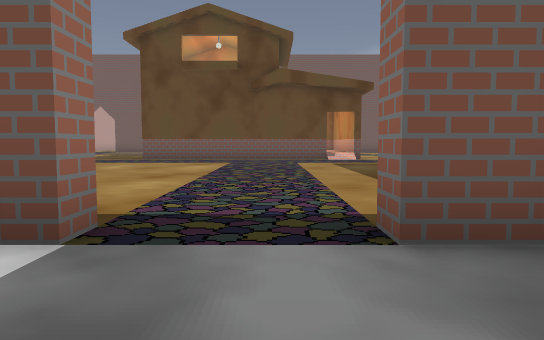
view 1 (above)

21 first-person views from a walk through a 3-D level made in the Godot game engine. The camera is 1.2 m above the floor, tilts 4° down and sees 70° across. The floor is counted in squares, 2 m on a side. Each view is taken from the middle of a square. On the plan, view 1 faces up. The plan holds only what a view shows up to about 11 squares ahead; the rest is blank. The place goes on beyond the plan. Characters and animated objects are left out. Door leaves are left out where a doorway can be walked through. Some surface patterns are stand-ins.

view 2
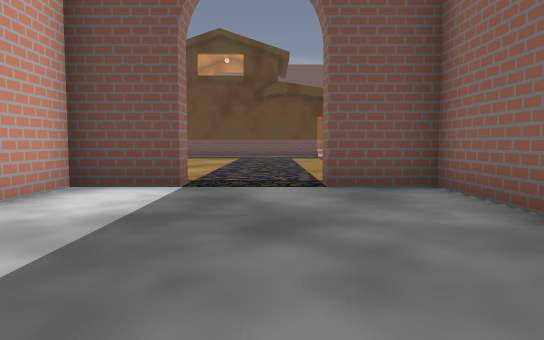

view 3
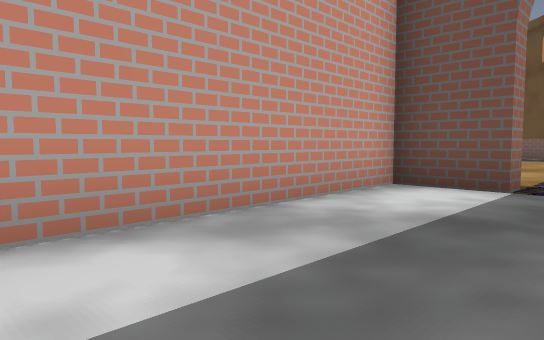

view 4
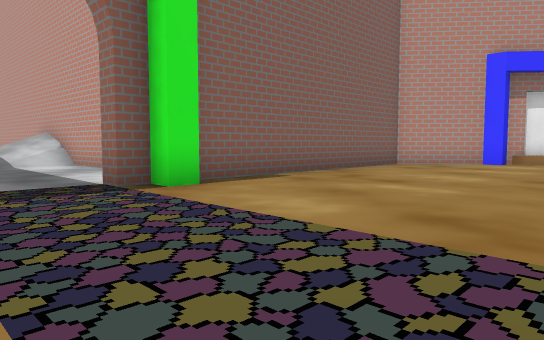

view 5
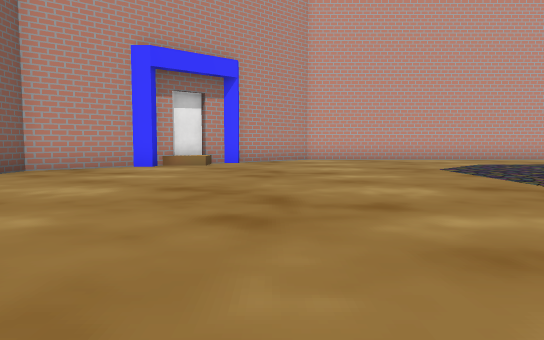

view 6
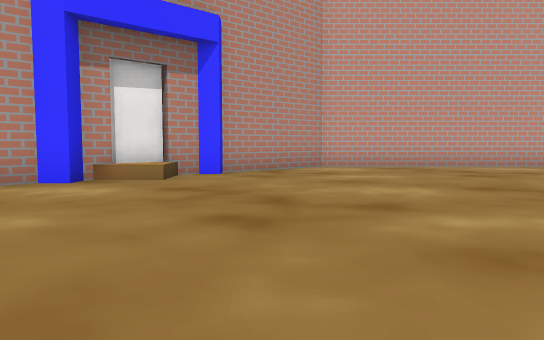

view 7
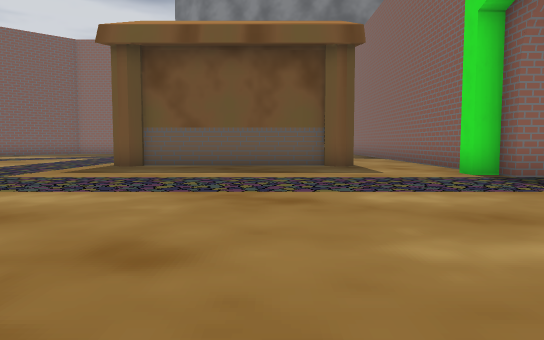

view 8
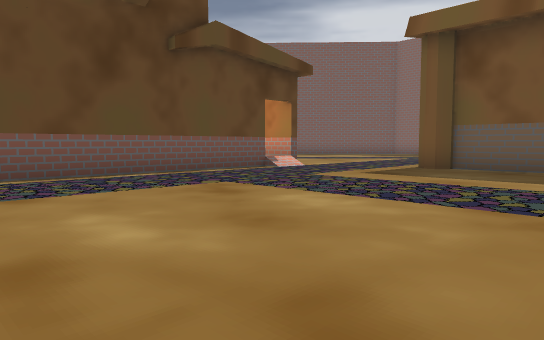

view 9
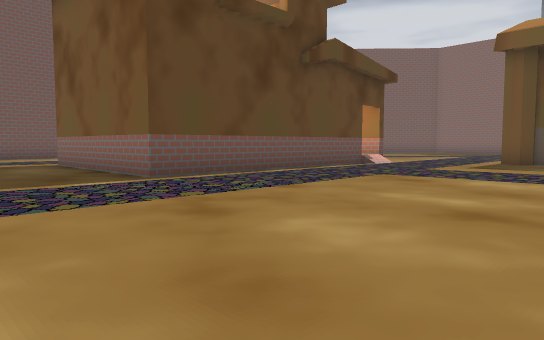

view 10
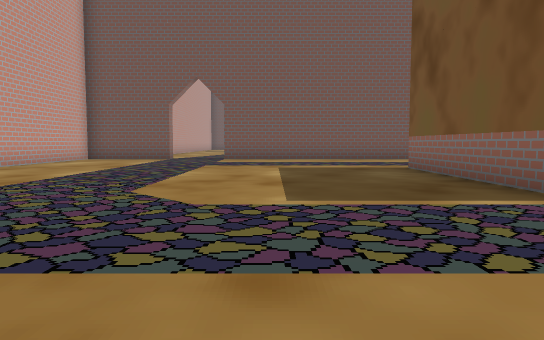

view 11
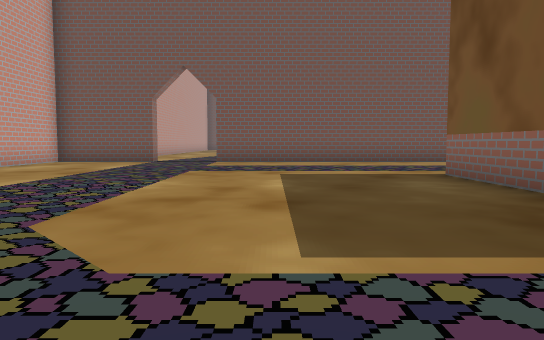

view 12
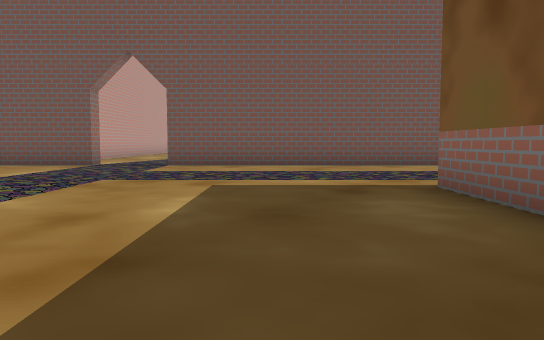

view 13
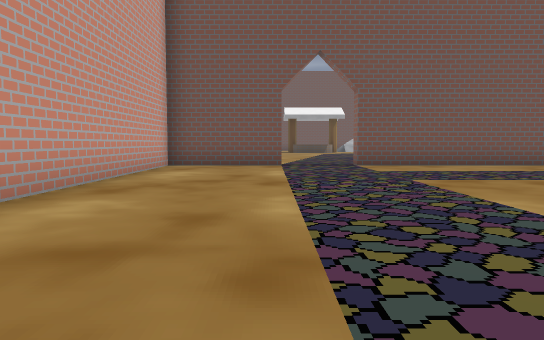

view 14
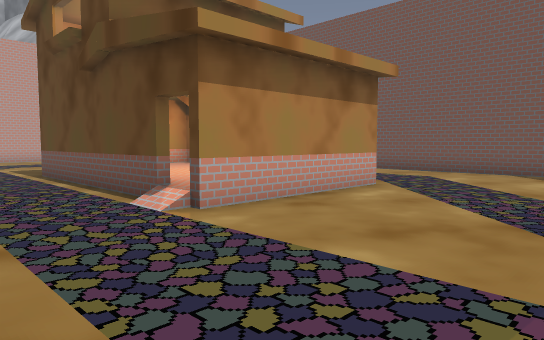

view 15
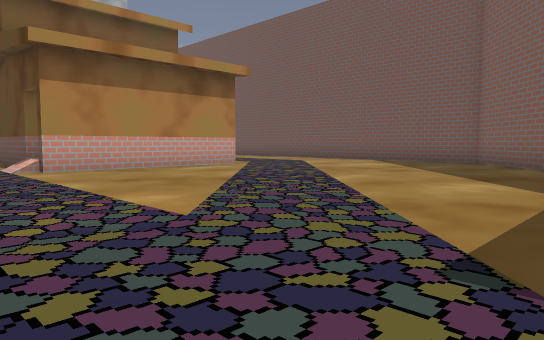

view 16
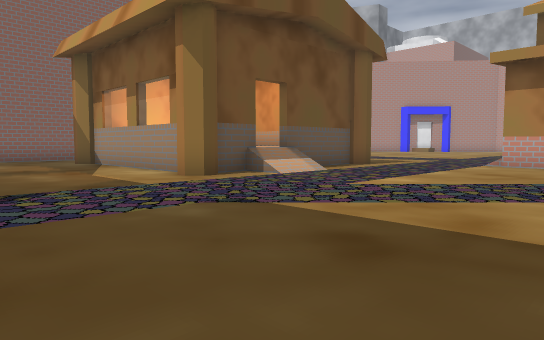

view 17
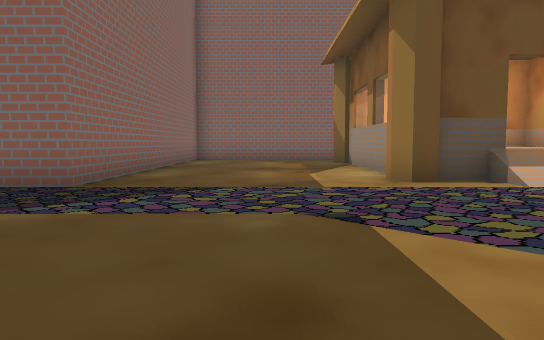

view 18
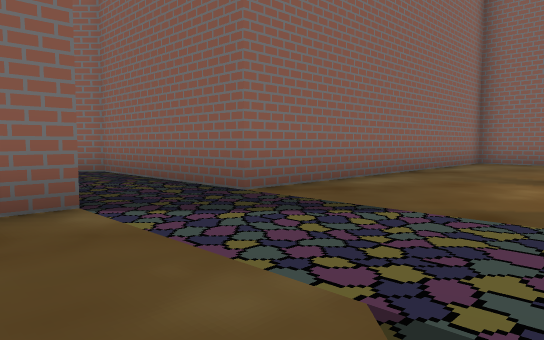

view 19
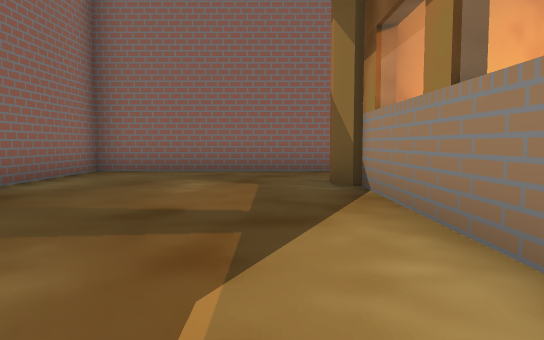

view 20
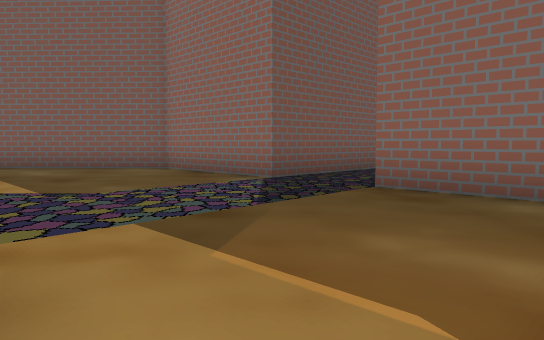

view 21
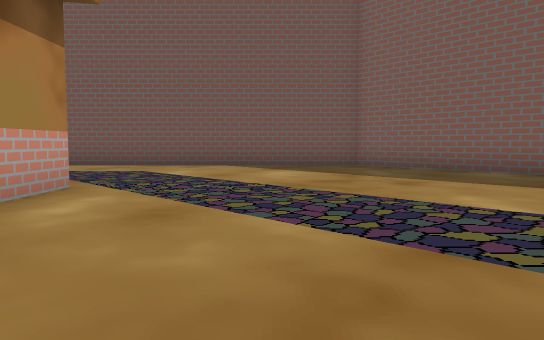

### Floor plan
Points are (right, up) in squares from view 1. A wall is a line through its corners. A room is listed if a view was taken in it or the views show most of it. See-through windows are left out.
Room 1 (views 1, 2, 3)
walls: (2.3, 0.1) (2.3, 2.3) (0.8, 2.3); (-1.2, 2.3) (-2.7, 2.3) (-2.6, -3.5)
ways out: open door at (-0.5, 2.5) to room 2
Room 2 (views 4, 5, 6, 7, 8, 9, 10, 11, 12, 13, 14, 15, 16, 17, 18, 19, 20, 21)
walls: (2.1, 14.2) (-3.6, 14.2); (3.9, 10.8) (4.3, 11.2) (4.7, 10.8) (7.2, 10.8); (-4.7, 15.1) (-4.7, 19.2); (3.3, 19.4) (3.3, 14.2); (8.1, 10.8) (9.2, 10.8) (9.7, 11.2); (4.3, 5.5) (4.3, 10.4); (1.2, 3.3) (1.8, 3.3); (-2.4, 3.3) (-1.8, 3.3); (9.7, 10.1) (9.7, 5.6); (0.8, 2.8) (1.2, 2.8); (-1.8, 2.8) (-1.2, 2.8); (2.8, 2.8) (5.1, 2.8); (-2.5, 24.2) (-9.7, 24.2); (8.9, 5.6) (9.4, 5.6); (-11.5, 5.4) (-11.2, 5) (-10.8, 5) (-10.8, 4.5) (-9.2, 2.8) (-2.5, 2.8); (-12.5, 7.1) (-12.5, 6.6) (-12, 6); (9.8, 2.8) (14.7, 2.8) (14.7, 11.7) (19.2, 11.7); (-14.7, 14.9) (-14.7, 9.3) (-12.8, 7); (-11.7, 24.2) (-14.7, 24.2) (-14.7, 17.9); (18.2, 13.7) (14.7, 13.7) (14.7, 17.3) (8.3, 24.2) (0.6, 24.2)
ways out: open door at (-0.5, 2.5) to room 1; opening at (-10.5, 24); open door at (2.5, 14)

Where each view was taken, in squares from view 1:
view 1: 0 up, 0 right, facing up
view 2: 3 down, 0 right, facing up
view 3: 3 down, 0 right, facing up-left
view 4: 8 up, 1 right, facing down-left
view 5: 8 up, 1 left, facing left
view 6: 8 up, 5 left, facing left
view 7: 7 up, 6 left, facing right
view 8: 7 up, 5 left, facing up-right
view 9: 8 up, 8 left, facing up-right
view 10: 10 up, 8 left, facing up
view 11: 12 up, 8 left, facing up
view 12: 14 up, 7 left, facing up
view 13: 14 up, 12 left, facing up
view 14: 11 up, 8 right, facing up-left
view 15: 12 up, 12 right, facing up-left
view 16: 17 up, 14 right, facing down-left
view 17: 17 up, 12 right, facing down
view 18: 15 up, 11 right, facing down-right
view 19: 11 up, 11 right, facing down
view 20: 9 up, 10 right, facing up-right
view 21: 14 up, 6 right, facing up
